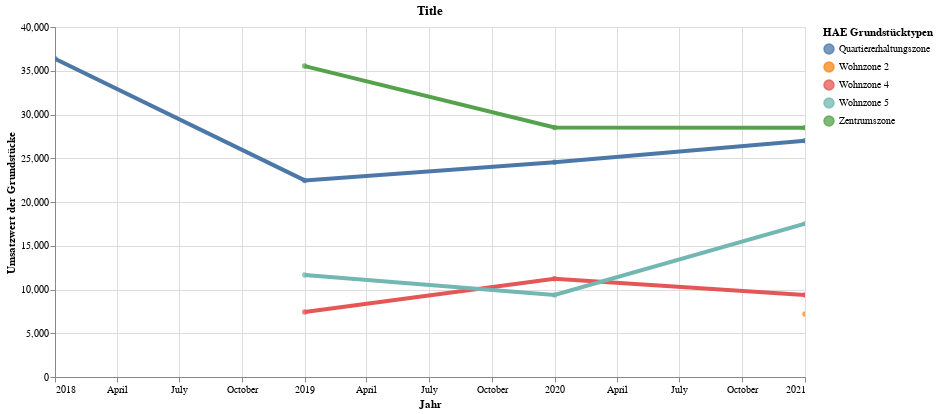

Notebook code cell kept with this figure:
### Code cell
highlight = alt.selection(type='single', on='mouseover', fields=['Zonenart'], nearest=True)
#x='date:StichtagDatJahr',
base = alt.Chart(data2betested.reset_index().query('Quartier_Nummer == 31'), title="Title").encode(
    x=alt.X('Jahr', axis=alt.Axis(title='Jahr'))# , axis=alt.Axis(format='%', title='percentage')
    , y=alt.X('Medianqmp', axis=alt.Axis(title='Umsatzwert der Grundstücke'))
    , color=alt.Color('Zonenart', legend=alt.Legend(title="HAE Grundstücktypen", orient="right"))  
    ,tooltip=['Jahr', 'Quartier_Name','Zonenart','Medianqmp']    
)
points = base.mark_circle().encode(
    opacity=alt.value(0.75)
).add_selection(
    highlight
).properties(
    width=750 , height=350
)
lines = base.mark_line().encode(
    size=alt.condition(~highlight, alt.value(0.5), alt.value(4))
).interactive()

lines + points

### Figure 1 — Vega-Lite specification as saved in the notebook (floating-point values rounded to 4 significant figures)
{"config": {"view": {"continuousWidth": 400, "continuousHeight": 300}}, "layer": [{"mark": "line", "encoding": {"color": {"type": "nominal", "field": "Zonenart", "legend": {"orient": "right", "title": "HAE Grundstücktypen"}}, "size": {"condition": {"value": 0.5, "selection": {"not": "selector014"}}, "value": 4}, "tooltip": [{"type": "temporal", "field": "Jahr"}, {"type": "nominal", "field": "Quartier_Name"}, {"type": "nominal", "field": "Zonenart"}, {"type": "quantitative", "field": "Medianqmp"}], "x": {"type": "temporal", "axis": {"title": "Jahr"}, "field": "Jahr"}, "y": {"type": "quantitative", "axis": {"title": "Umsatzwert der Grundstücke"}, "field": "Medianqmp"}}, "selection": {"selector015": {"type": "interval", "bind": "scales", "encodings": ["x", "y"]}}, "title": "Title"}, {"mark": "circle", "encoding": {"color": {"type": "nominal", "field": "Zonenart", "legend": {"orient": "right", "title": "HAE Grundstücktypen"}}, "opacity": {"value": 0.75}, "tooltip": [{"type": "temporal", "field": "Jahr"}, {"type": "nominal", "field": "Quartier_Name"}, {"type": "nominal", "field": "Zonenart"}, {"type": "quantitative", "field": "Medianqmp"}], "x": {"type": "temporal", "axis": {"title": "Jahr"}, "field": "Jahr"}, "y": {"type": "quantitative", "axis": {"title": "Umsatzwert der Grundstücke"}, "field": "Medianqmp"}}, "height": 350, "selection": {"selector014": {"type": "single", "on": "mouseover", "fields": ["Zonenart"], "nearest": true}}, "title": "Title", "width": 750}], "data": {"name": "data-3c2894d87c11743e39c3ef9eeeba7161"}, "$schema": "https://vega.github.io/schema/vega-lite/v4.8.1.json", "datasets": {"data-3c2894d87c11743e39c3ef9eeeba7161": [{"Jahr": "2018-01-01T00:00:00", "Quartier_Name": "Alt-Wiedikon", "Quartier_Nummer": 31, "Medianqmp": 36370, "Zonenart": "Quartiererhaltungszone", "Anzahl_HAE": "1–3"}, {"Jahr": "2019-01-01T00:00:00", "Quartier_Name": "Alt-Wiedikon", "Quartier_Nummer": 31, "Medianqmp": 22470, "Zonenart": "Quartiererhaltungszone", "Anzahl_HAE": "9"}, {"Jahr": "2020-01-01T00:00:00", "Quartier_Name": "Alt-Wiedikon", "Quartier_Nummer": 31, "Medianqmp": 24530, "Zonenart": "Quartiererhaltungszone", "Anzahl_HAE": "14"}, {"Jahr": "2021-01-01T00:00:00", "Quartier_Name": "Alt-Wiedikon", "Quartier_Nummer": 31, "Medianqmp": 27000, "Zonenart": "Quartiererhaltungszone", "Anzahl_HAE": "6"}, {"Jahr": "2021-01-01T00:00:00", "Quartier_Name": "Alt-Wiedikon", "Quartier_Nummer": 31, "Medianqmp": 7200, "Zonenart": "Wohnzone 2", "Anzahl_HAE": "2-4"}, {"Jahr": "2019-01-01T00:00:00", "Quartier_Name": "Alt-Wiedikon", "Quartier_Nummer": 31, "Medianqmp": 7430, "Zonenart": "Wohnzone 4", "Anzahl_HAE": "14-18"}, {"Jahr": "2020-01-01T00:00:00", "Quartier_Name": "Alt-Wiedikon", "Quartier_Nummer": 31, "Medianqmp": 11230, "Zonenart": "Wohnzone 4", "Anzahl_HAE": "17"}, {"Jahr": "2021-01-01T00:00:00", "Quartier_Name": "Alt-Wiedikon", "Quartier_Nummer": 31, "Medianqmp": 9370, "Zonenart": "Wohnzone 4", "Anzahl_HAE": "14-16"}, {"Jahr": "2019-01-01T00:00:00", "Quartier_Name": "Alt-Wiedikon", "Quartier_Nummer": 31, "Medianqmp": 11670, "Zonenart": "Wohnzone 5", "Anzahl_HAE": "1–3"}, {"Jahr": "2020-01-01T00:00:00", "Quartier_Name": "Alt-Wiedikon", "Quartier_Nummer": 31, "Medianqmp": 9370, "Zonenart": "Wohnzone 5", "Anzahl_HAE": "4-6"}, {"Jahr": "2021-01-01T00:00:00", "Quartier_Name": "Alt-Wiedikon", "Quartier_Nummer": 31, "Medianqmp": 17520, "Zonenart": "Wohnzone 5", "Anzahl_HAE": "8"}, {"Jahr": "2019-01-01T00:00:00", "Quartier_Name": "Alt-Wiedikon", "Quartier_Nummer": 31, "Medianqmp": 35530, "Zonenart": "Zentrumszone", "Anzahl_HAE": "1–3"}, {"Jahr": "2020-01-01T00:00:00", "Quartier_Name": "Alt-Wiedikon", "Quartier_Nummer": 31, "Medianqmp": 28520, "Zonenart": "Zentrumszone", "Anzahl_HAE": "1–3"}, {"Jahr": "2021-01-01T00:00:00", "Quartier_Name": "Alt-Wiedikon", "Quartier_Nummer": 31, "Medianqmp": 28500, "Zonenart": "Zentrumszone", "Anzahl_HAE": "8"}]}}
